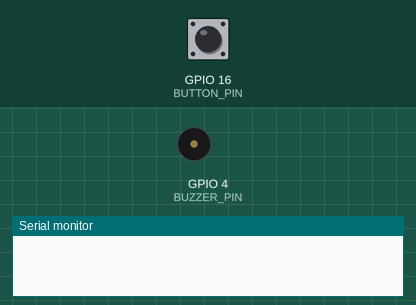
The sketch below on a simulated ESP32. On the bench: buzzer (waves = sounding), the last lines printed to the serial monitor. The test bench sets the inputs (shaded band); at power-on: GPIO 16 (BUTTON_PIN) HIGH. WiFi joins after 1.5 s; servers stay silent unless stated; no MQTT or app messages arrive unless stated.

Above: at 2.7 s.
2.8 s: GPIO 16 (BUTTON_PIN) pulled LOW for 0.15 s
At 2.86 s:
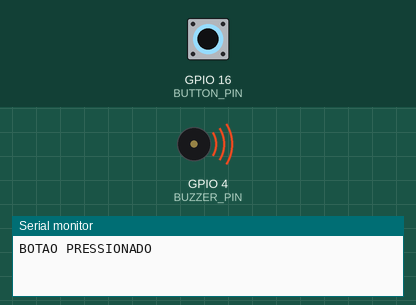
Timing chart, 0 to 10.8 s (numbered marks = the images above; inputs shaded):
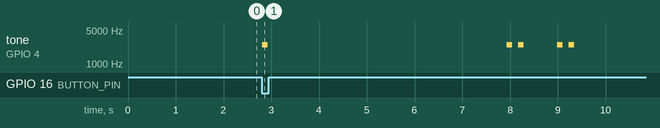

The sketch:

wifi-scan.ino
```cpp
#include <WiFi.h>
#include <PubSubClient.h>

// WIFI
const char* ssid = "Wokwi-GUEST";
const char* password = "";

// MQTT
const char* mqtt_server = "broker.hivemq.com";
const char* topico_onibus = "iot/onibus";

WiFiClient espClient;
PubSubClient client(espClient);

// PINOS
#define BUZZER_PIN 4
#define BUTTON_PIN 16

bool ultimoEstadoBotao = HIGH;

// -------------------------
void setupWifi() {
  WiFi.begin(ssid, password);
  while (WiFi.status() != WL_CONNECTED) {
    delay(300);
  }
}

// -------------------------
void reconnectMQTT() {
  while (!client.connected()) {
    client.connect("ESP32_Onibus");
  }
}

// -------------------------
void bipCurto() {
  tone(BUZZER_PIN, 2500);
  delay(120);
  noTone(BUZZER_PIN);
}

// -------------------------
void somTravessia() {
  bipCurto();
  delay(120);
  bipCurto();
  delay(700);
  bipCurto();
  delay(120);
  bipCurto();
}

// -------------------------
void setup() {
  Serial.begin(115200);

  pinMode(BUZZER_PIN, OUTPUT);
  pinMode(BUTTON_PIN, INPUT_PULLUP);

  setupWifi();
  client.setServer(mqtt_server, 1883);
}

// -------------------------
void loop() {

  if (!client.connected()) reconnectMQTT();
  client.loop();

  bool estadoAtual = digitalRead(BUTTON_PIN);

  if (ultimoEstadoBotao == HIGH && estadoAtual == LOW) {

    Serial.println("BOTAO PRESSIONADO");

    client.publish(topico_onibus, "Solicitacao de acessibilidade");

    bipCurto();

    delay(5000);

    somTravessia();
  }

  ultimoEstadoBotao = estadoAtual;

  delay(50);
}
```

Measured:
- after the input at 2.8 s, tone on GPIO 4 (BUZZER_PIN): plays 2500 Hz for 0.12 s, 2500 Hz for 0.12 s, 2500 Hz for 0.12 s, 2500 Hz for 0.12 s, 2500 Hz for 0.12 s, starting at once
